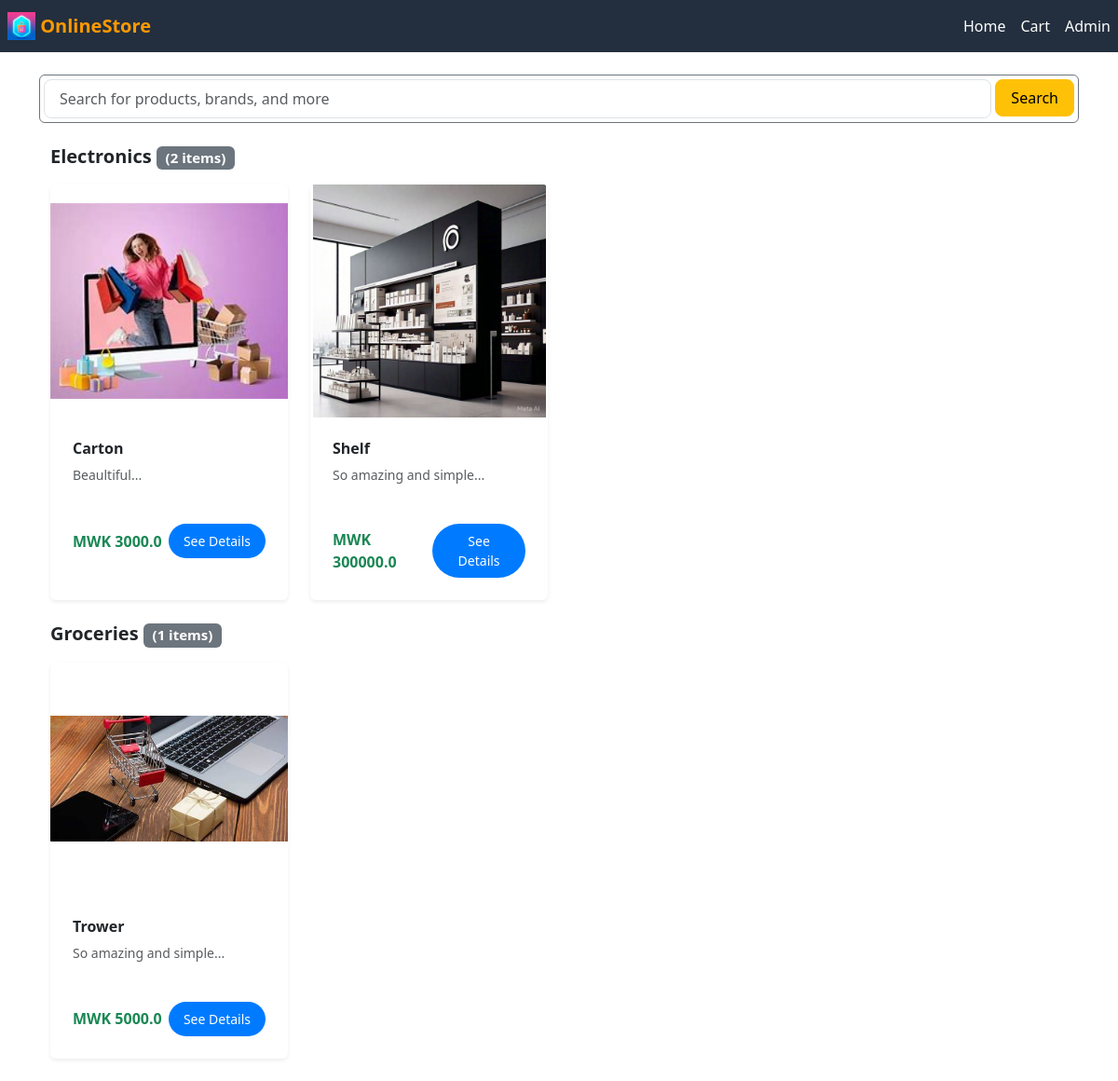
The page / on the database its author committed.
### app.py (models this page shows, shortened)
class Product(db.Model):
    id = db.Column(db.Integer, primary_key=True)
    name = db.Column(db.String(255), nullable=False)
    price = db.Column(db.Float, nullable=False)
    description = db.Column(db.String(500), nullable=True)
    image_url = db.Column(db.String(500), nullable=True)  # assuming image URLs are stored here
    category_id = db.Column(db.Integer, db.ForeignKey('category.id'), nullable=False)
    category = db.relationship('Category', backref='products', lazy=True)

### app.py (the view)
@app.route('/', methods=['GET', 'POST'])
def index():
    query = request.args.get('search', '').strip()
    sort_by = request.args.get('sort', 'name')
    if query:
        products = Product.query.filter(Product.name.ilike(f"%{query}%")).order_by(sort_by).all()
    else:
        products = Product.query.order_by(sort_by).all()
    products_by_category = {category['name']: [] for category in CATEGORIES}
    products_by_category['Uncategorized'] = []  # Fallback for uncategorized products
    for product in products:
        category_name = next((cat['name'] for cat in CATEGORIES if cat['id'] == product.category_id), 'Uncategorized')
        products_by_category[category_name].append(product)
    categories = Category.query.all()
    return render_template('index.html',
                           categories=categories,
                           products=products,
                           query=query,
                           sort_by=sort_by,
                           products_by_category=products_by_category)

### templates/index.html (shortened to what this page needs)
{% extends "base.html" %}
{% block content %}
<div class="container-sm mt-4 mb-3 border border-secondary rounded p-1">
    <form method="GET" action="/" class="d-flex">
        <input
            type="text"
            name="search"
            class="form-control form-control-lg"
            placeholder="Search for products, brands, and more"
            value="{{ query }}"
            style="font-size: 1rem; height: 2.5rem;">
        <button
            type="submit"
            class="btn btn-warning btn-lg ms-1"
            style="font-size: 1rem; height: 2.5rem; padding: 0 1rem;">
             Search
        </button>
    </form>
</div>
{% for category, products in products_by_category.items() %}
<div class="container-lg mt-4">
    <div class="category-container" id="category-{{ loop.index }}" data-category="{{ category }}">
        <h5 class="fw-bold text-dark mb-3">{{ category }} <span class="badge bg-secondary" id="category-{{ loop.index }}-count">({{ products|length }} items)</span></h5>
        <div class="row row-cols-2 row-cols-sm-3 row-cols-md-4 g-4" id="products-{{ loop.index }}">
            {% if products %}
            {% for product in products %}
            <div class="col">
                <div class="card h-100 shadow-sm border-0 rounded">
                    <div class="position-relative" style="height: 250px; overflow: hidden;">
                        <img
                            src="{{ product.image_url or 'https://via.placeholder.com/200x200' }}"
                            class="card-img-top img-fluid"
                            alt="{{ product.name }}"
                            style="object-fit: contain; height: 100%; width: 100%;">
                    </div>
                    <div class="card-body d-flex flex-column">
                        <h6 class="card-title text-truncate" style="font-size: 1rem; margin-bottom: 0.5rem;">{{ product.name }}</h6>
                        <p class="card-text text-muted mb-2" style="font-size: 0.875rem; height: 55px; overflow: hidden;">
                            {{ product.description[:80] }}...
                        </p>
                        <div class="d-flex justify-content-between align-items-center">
                            <span class="text-success fw-bold" style="font-size: 1rem;">MWK {{ product.price }}</span>
                            <a href="/product/{{ product.id }}" class="btn btn-primary btn-sm" style="font-size: 0.875rem; padding: 0.5rem 1rem;">See Details</a>
                        </div>
                    </div>
                </div>
            </div>
            {% endfor %}
            {% else %}
            <p class="text-center text-muted" style="font-size: 1rem;">No products available in this category.</p>
            {% endif %}
        </div>
    </div>
</div>
{% endfor %}
{% endblock %}

### static/css/style.css (style rules this page uses)
.btn-sm { border-radius: 30px; font-size: 1rem; padding: 0.75rem 1rem; }
.card { border-radius: 8px; box-shadow: 0 4px 8px rgba(0, 0, 0, 0.1); }
.card-body { padding: 1.5rem; }
.card-title { font-size: 1.25rem; font-weight: bold; }
.card-text { font-size: 0.9rem; color: #6c757d; }
.card-img-top { object-fit: cover; height: 200px; transition: transform 0.3s ease; }
.text-success { font-size: 1.2rem; font-weight: bold; }
.btn-primary { background-color: #007bff; border: none; font-size: 1rem; padding: 0.75rem 1.5rem; }
.btn-lg { padding: 0.8rem 1.5rem; }

### rows shown on the page
Product: image_url (picture), name "Carton", description "Beaultiful", price "3000.0"
Product: image_url+name (picture), name "Shelf", description "So amazing and simple", price "300000.0"
Product: image_url (picture), name "Trower", description "So amazing and simple", price "5000.0"

### other values the page prints
{{ category }} "Electronics" "Groceries"
{{ products|length }} "2" "1"
